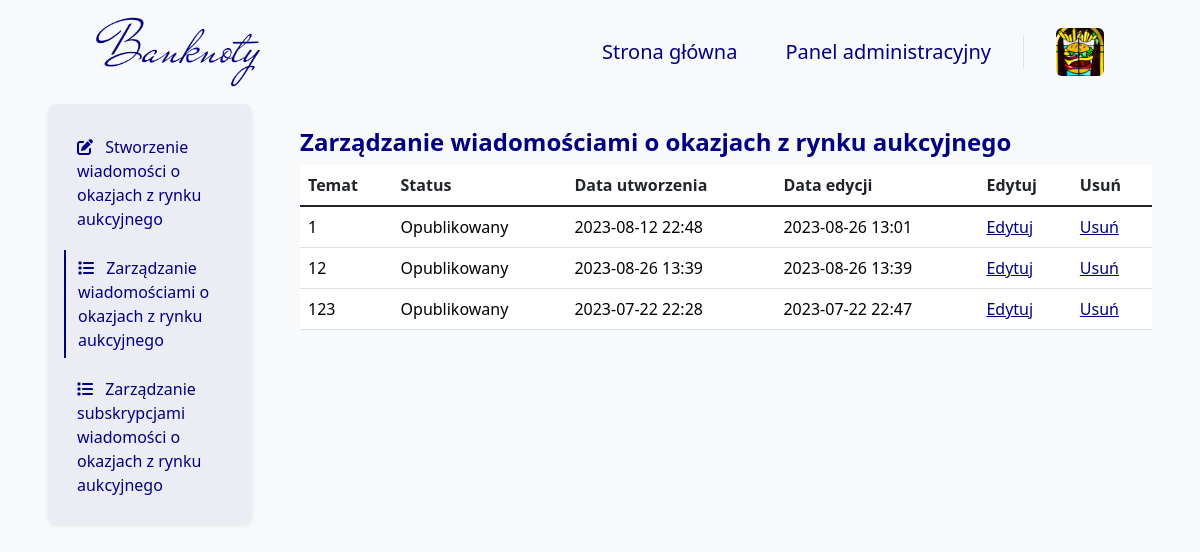
The app's page /auction_opportunities/AdminPanel/ (signed in) with its own data.
### blog/models.py (models this page shows, shortened)
class Author(models.Model):
    user = models.OneToOneField(User, on_delete=models.CASCADE, verbose_name="Użytkownik")
    bio = models.TextField(
        validators=[validate_bio],
        verbose_name="O autorze", help_text="Krótka informacja o autorze, maksymalnie 512 znaków.")
    profile_pic = models.ImageField(
        null=False, blank=False,
        upload_to="images/profile/",
        verbose_name="Zdjęcie profilowe")
    author_quote = models.TextField(null=False,
                                    blank=False,
                                    validators=[validate_author_quote],
                                    verbose_name='Cytat autora',
                                    help_text="Krótkie motto autora, maksymalnie 128 znaków.")
    author_function = models.TextField(null=False,
                                       blank=False,
                                       validators=[validate_author_function],
                                       verbose_name='Stanowisko autora',
                                       help_text="Nazwa funkcji jaką pełni autor.")
    author_url = models.URLField(null=True, blank=True, verbose_name="URL do strony użytkowanika")
    pinterest_url = models.URLField(
        validators=[validate_pinterest],
        null=True, blank=True, verbose_name="URL do Pinteresta")
    facebook_url = models.URLField(
        validators=[validate_facebook],
        null=True, blank=True, verbose_name="URL do Facebooka")
    twitter_url = models.URLField(
        validators=[validate_twitter],
        null=True, blank=True, verbose_name="URL do Twittera")
    instagram_url = models.URLField(
        validators=[validate_instagram],
        null=True, blank=True, verbose_name="URL do Instagrama")
    def is_profile_pic(self):
        if self.profile_pic:
            return True
        else:
            return False
    is_profile_pic.boolean = True
    is_profile_pic.short_description = 'Profile picture'
    def is_author_url(self):
        if self.author_url:
            return True
        else:
            return False
    is_author_url.boolean = True
    is_author_url.short_description = 'Author page'
    def is_pinterest_url(self):
        if self.pinterest_url:
            return True
        else:
            return False
    is_pinterest_url.boolean = True
    is_pinterest_url.short_description = 'Pinterest page'
    def is_twitter_url(self):
        if self.twitter_url:
            return True
        else:
            return False
    is_twitter_url.boolean = True
    is_twitter_url.short_description = 'Twitter page'
    def is_facebook_url(self):
        if self.facebook_url:
            return True
        else:
            return False
    is_facebook_url.boolean = True
    is_facebook_url.short_description = 'Facebook page'
    def is_instagram_url(self):
        if self.instagram_url:
            return True
        else:
            return False
    is_instagram_url.boolean = True
    is_instagram_url.short_description = 'Instagram page'

class AuctionOpportunities(models.Model):
    EMAIL_STATUS_CHOICES = (
        ('Draft', 'Projekt'),
        ('Published', 'Opublikowany'))
    title = models.CharField(
        null=False,
        blank=False,
        max_length=250,
        verbose_name="Tytuł")
    text = RichTextField(
        null=False,
        blank=False,
        verbose_name="Treść")
    date_added = models.DateTimeField(
        auto_now_add=True,
        verbose_name="Data dodania")
    date_modified = models.DateTimeField(
        auto_now=True,
        verbose_name="Data modyfikacji")
    status_field = models.CharField(
        choices=EMAIL_STATUS_CHOICES,
        default='Draft',
        max_length=10,
        verbose_name="Status"
    )
    def status(self):
        if self.status_field == 'Published':
            return True
        else:
            return False
    status.boolean = True
    status.short_description = 'Aktywny'

### blog/views_admin/newsletter/auction_opportunities/auction_opportunities_views.py (the view)
# urls.py: path('auction_opportunities/AdminPanel/', auction_opportunities_admin_panel_view,
@superuser_required
def auction_opportunities_admin_panel_view(request):
    auction_opportunities = AuctionOpportunities.objects.all().order_by('title')
    context = get_paginated_context(request, auction_opportunities, 10)
    return render(
        request,
        'AdminTemplates/Newsletter/AuctionOpportunities/AuctionOpportunitiesManageAdmin.html',
        context
    )

### blog/views.py (called while the page is built)
def get_paginated_context(request, queryset, items_per_page=10):
    paginator = Paginator(queryset, items_per_page)
    page_number = request.GET.get('page')
    page_obj = paginator.get_page(page_number)
    context = {
        'page_obj': page_obj,
    }
    return context

### templates/AdminTemplates/Newsletter/AuctionOpportunities/AuctionOpportunitiesManageAdmin.html (shortened to what this page needs)
{% extends 'base.html' %}
{% block navbar %}
    {% include 'Navbar/NavbarAdmin.html' %}
{% endblock %}
{% block content %}
    <div class="container-fluid">
        <div class="row">
            <div class="col-12 col-lg-3 px-5 px-lg-5 mx-auto bg-body-tertiary">
                {% include 'AdminTemplates/Newsletter/AuctionOpportunities/Elements/Navigation.html' %}
            </div>
            <div class="col-12 col-lg-9 px-5 px-lg-0 pe-lg-5 pt-4 pt-lg-3 mx-auto bg-body-tertiary mt-2">
                <h4 class="mb-0 pb-2 fw-bold text-navy">
                    Zarządzanie wiadomościami o okazjach z rynku aukcyjnego
                </h4>
                {% include 'AdminTemplates/Newsletter/AuctionOpportunities/Elements/Table/AuctionOpportunities.html' %}
            </div>
        </div>
    </div>
{% endblock %}

### templates/Navbar/Elements/DropdownUserSmallScreen.html
<a class="ms-4 nav-user" role="button" data-bs-toggle="dropdown" data-bs-auto-close="outside"
   aria-expanded="false">
    {% if user.author %}
        <img class="card-photo rounded nav-user-img" src="{{ user.author.profile_pic.url }}" alt="">
    {% else %}
        <img class="card-photo rounded nav-user-img" src="{{ user.user.profile_pic.url }}" alt="">
    {% endif %}
</a>

### templates/AdminTemplates/Newsletter/AuctionOpportunities/Elements/Table/AuctionOpportunities.html
<table class="table table-hover">
    <thead>
    <tr>
        <th scope="col">Temat</th>
        <th scope="col">Status</th>
        <th scope="col">Data utworzenia</th>
        <th scope="col">Data edycji</th>
        <th scope="col">Edytuj</th>
        <th scope="col">Usuń</th>
    </tr>
    </thead>
    <tbody class="table-group-divider">
    {% for auction_opportunities in page_obj %}
        <tr>
            <td>
                <a class="admin_panel_link"
                   href="{% url 'auction_opportunities_detail_admin_panel' auction_opportunities.pk %}">
                    {{ auction_opportunities.title }}
                </a>
            </td>
            <td>
                <a class="admin_panel_link"
                   href="{% url 'auction_opportunities_detail_admin_panel' auction_opportunities.pk %}">
                    {% if auction_opportunities.status_field == 'Draft' %}
                        Projekt
                    {% else %}
                        Opublikowany
                    {% endif %}
                </a>
            </td>
            <td>
                <a class="admin_panel_link"
                   href="{% url 'auction_opportunities_detail_admin_panel' auction_opportunities.pk %}">
                    {{ auction_opportunities.date_added |date:'Y-m-d H:i' }}
                </a>
            </td>
            <td>
                <a class="admin_panel_link"
                   href="{% url 'auction_opportunities_detail_admin_panel' auction_opportunities.pk %}">
                    {{ auction_opportunities.date_modified |date:'Y-m-d H:i' }}
                </a>
            </td>
            <td>
                <a class="admin_panel_edit_link"
                   href="{% url 'auction_opportunities_edit_admin_panel' auction_opportunities.pk %}">
                    Edytuj
                </a>
            </td>
            <td>
                <a class="admin_panel_edit_link"
                   href="{% url 'auction_opportunities_delete_admin_panel' auction_opportunities.pk %}">
                    Usuń
                </a>
            </td>
        </tr>
    {% endfor %}
    </tbody>
</table>

### blog/static/css/style.css (style rules this page uses)
.card-photo { aspect-ratio: 1/1 !important; width: 100%; max-height: 400px; object-fit: cover; object-position: center; }
::placeholder { color: navy !important; opacity: 1; }
.admin_panel_link:link { text-decoration: none !important; color: black; }
.admin_panel_edit_link { color: navy; }

### blog/static/css/Authors.css (style rules this page uses)
.text-navy { color: navy; }

### blog/static/css/Author.css (style rules this page uses)
.text-navy { color: navy; }

### blog/static/css/Navbar.css (style rules this page uses)
.nav-user { line-height: 32px; }
.nav-user-img { height: 48px; width: 48px; }

### records on screen
AuctionOpportunities: title "1", status_field "Opublikowany", date_added "2023-08-12 22:48", date_modified "2023-08-26 13:01"
AuctionOpportunities: title "12", status_field "Opublikowany", date_added "2023-08-26 13:39", date_modified "2023-08-26 13:39"
AuctionOpportunities: title "123", status_field "Opublikowany", date_added "2023-07-22 22:28", date_modified "2023-07-22 22:47"
